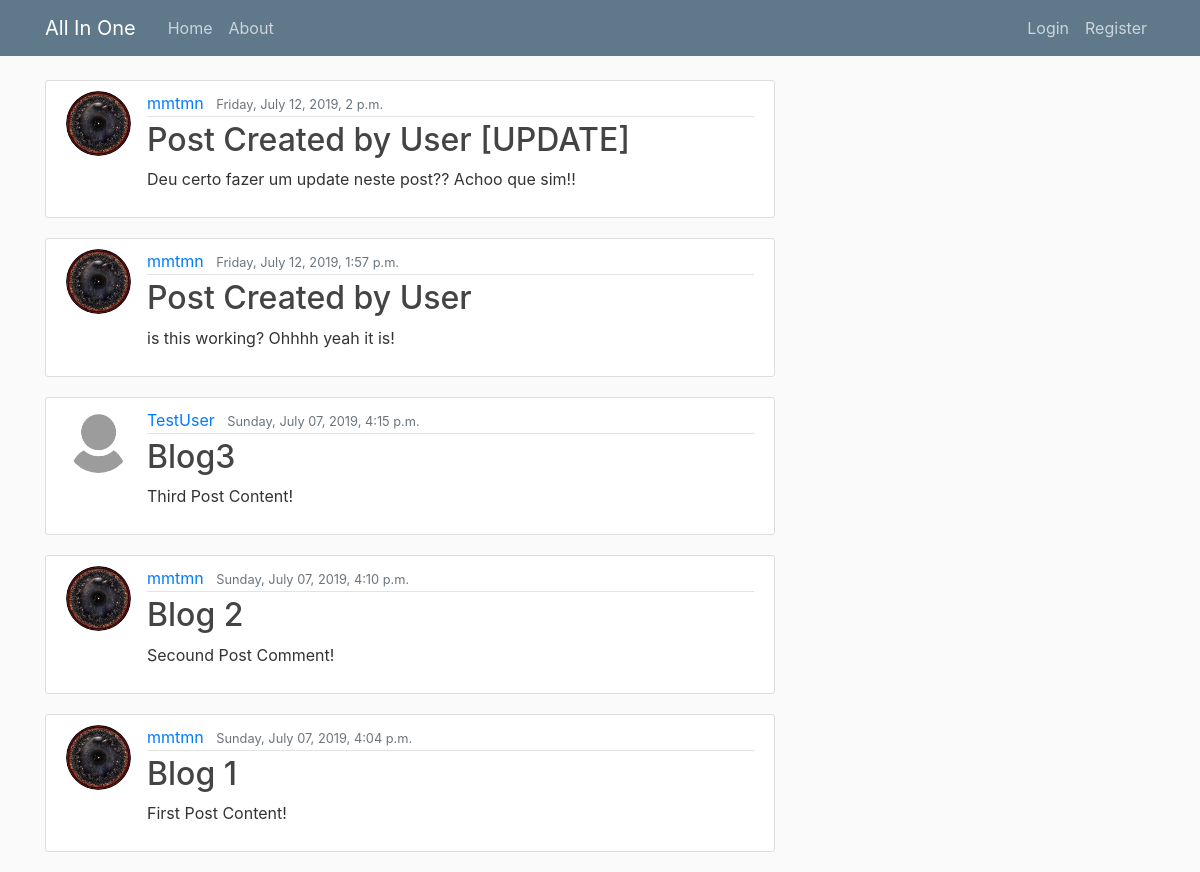
The app's page /, older data.
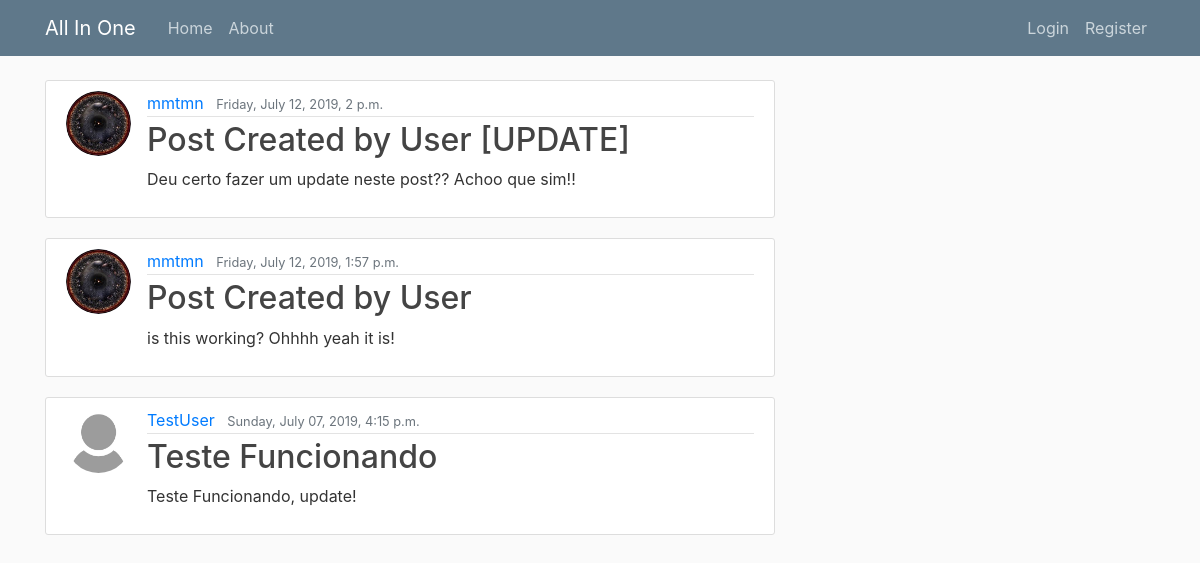
The same page, newer data.
### blog/models.py (models this page shows, shortened)
class Post(models.Model):
	title = models.CharField(max_length=100)
	content = models.TextField()
	date_posted = models.DateTimeField(default=timezone.now)
	author = models.ForeignKey(User, on_delete=models.CASCADE)

### users/models.py (models this page shows)
class Profile(models.Model):
	user = models.OneToOneField(User, on_delete=models.CASCADE)
	image = models.ImageField(default='default.jpg', upload_to='profile_pics')

### blog/views.py (the view)
# urls.py: path('', PostListView.as_view(), name='blog-home'),
class PostListView(ListView):
	model = Post
	template_name = 'blog/home.html' #<app>/<model>_<viewtype>.html
	context_object_name = 'posts'
	ordering = ['-date_posted']

### blog/templates/blog/home.html
{% extends 'blog/base.html' %}
{% block content %}
	{% for post in posts %}
		<article class="media content-section">
		  <img class="rounded-circle article-img" src="{{ post.author.profile.image.url }}">
		  <div class="media-body">
		    <div class="article-metadata">
		      <a class="mr-2" href="#">{{ post.author }}</a>
		      <small class="text-muted">{{ post.date_posted | date:"l, F d, Y, f a" }}</small>
		    </div>
		    <h2><a class="article-title" href="{% url 'post-detail' post.id %}">{{ post.title }}</a></h2>
		    <p class="article-content">{{ post.content }}</p>
		  </div>
		</article>
	{% endfor %}
{% endblock content %}

### blog/templates/blog/base.html (shortened to what this page needs)
{% load static %}
<!DOCTYPE html>
<html>
<head>
    <link rel="stylesheet" href="https://maxcdn.bootstrapcdn.com/bootstrap/4.0.0/css/bootstrap.min.css">
    <link rel="stylesheet" type="text/css" href="{% static 'blog/main.css' %}">
</head>
<body>
	<header class="site-header">
	  <nav class="navbar navbar-expand-md navbar-dark bg-steel fixed-top">
	    <div class="container">
	      <a class="navbar-brand mr-4" href="{% url 'blog-home' %}">All In One</a>
	      <div class="collapse navbar-collapse" id="navbarToggle">
	        <div class="navbar-nav mr-auto">
	          <a class="nav-item nav-link" href="{% url 'blog-home' %}">Home</a>
	          <a class="nav-item nav-link" href="{% url 'blog-about' %}">About</a>
	        </div>
	        <div class="navbar-nav">
	        	{% if user.is_authenticated %}
	        	<a class="nav-item nav-link" href="{% url 'post-create' %}">New Post</a>
	        	<a class="nav-item nav-link" href="{% url 'profile' %}">Profile</a>
	        		<a class="nav-item nav-link" href="{% url 'logout' %}">Logout</a>
	        	{% else %}
			        <a class="nav-item nav-link" href="{% url 'login' %}">Login</a>
			        <a class="nav-item nav-link" href="{% url 'register' %}">Register</a>
		        {% endif %}
	        </div>
	      </div>
	    </div>
	  </nav>
	</header>
	<main role="main" class="container">
	  <div class="row">
	    <div class="col-md-8">
	    	{% block content %}{% endblock %}
		</div>
	  </div>
	</main>
</body>
</html>

### blog/static/blog/main.css (style rules this page uses)
body { background: #fafafa; color: #333333; margin-top: 5rem; }
h1, h2, h3, h4, h5, h6 { color: #444444; }
.bg-steel { background-color: #5f788a; }
.site-header .navbar-nav .nav-link { color: #cbd5db; }
.content-section { background: #ffffff; padding: 10px 20px; border: 1px solid #dddddd; border-radius: 3px; margin-bottom: 20px; }
.article-title { color: #444444; }
.article-content { white-space: pre-line; }
.article-img { height: 65px; width: 65px; margin-right: 16px; }
.article-metadata { padding-bottom: 1px; margin-bottom: 4px; border-bottom: 1px solid #e3e3e3 }

Row changes from the older to the newer data that the page shows:
removed Post: author.profile.image (picture), author "mmtmn", date_posted "Sunday, July 07, 2019, 4:10 p.m.", title "Blog 2", content "Secound Post Comment!"
removed Post: author.profile.image (picture), author "mmtmn", date_posted "Sunday, July 07, 2019, 4:04 p.m.", title "Blog 1", content "First Post Content!"
changed Post "TestUser": title "Blog3" → "Teste Funcionando"; content "Third Post Content!" → "Teste Funcionando, update!"
